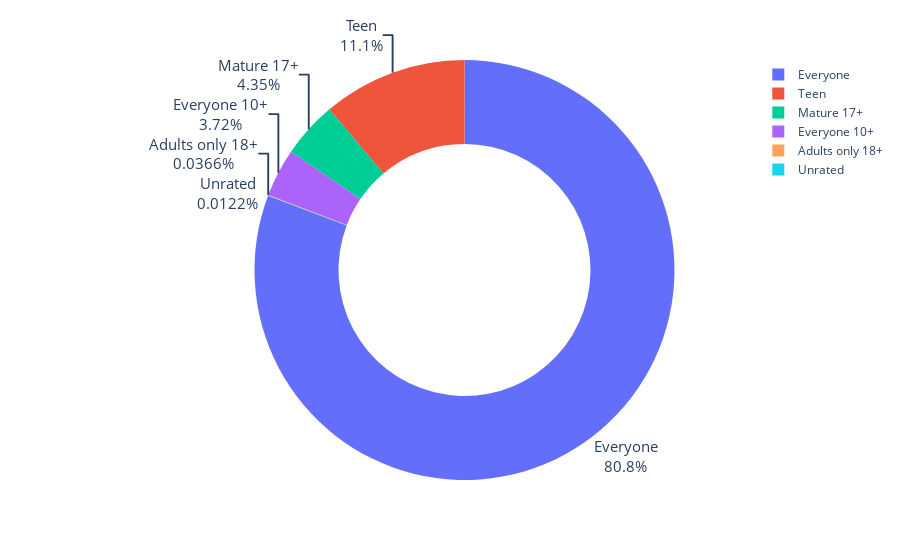

Write notebook code for a chart like this one.
### Code cell
pie_chart = px.pie(data_frame=df_apps_clean,names=ratings.index,values=ratings.values,hole=0.6)
pie_chart.update_traces(textposition='outside',textfont_size=15,textinfo='percent+label')
pie_chart.show()

### Figure 1 — Plotly figure (JSON) as saved in the notebook; plotly's stock layout.template omitted (floating-point values rounded to 4 significant figures)
{"data": [{"domain": {"x": [0, 1], "y": [0, 1]}, "hole": 0.6, "hovertemplate": "label=%{label}<br>value=%{value}<extra></extra>", "labels": ["Everyone", "Teen", "Mature 17+", "Everyone 10+", "Adults only 18+", "Unrated"], "legendgroup": "", "name": "", "showlegend": true, "textfont": {"size": 15}, "textinfo": "percent+label", "textposition": "outside", "type": "pie", "values": [6621, 912, 357, 305, 3, 1]}], "layout": {"autosize": true, "legend": {"tracegroupgap": 0}, "margin": {"t": 60}}}
